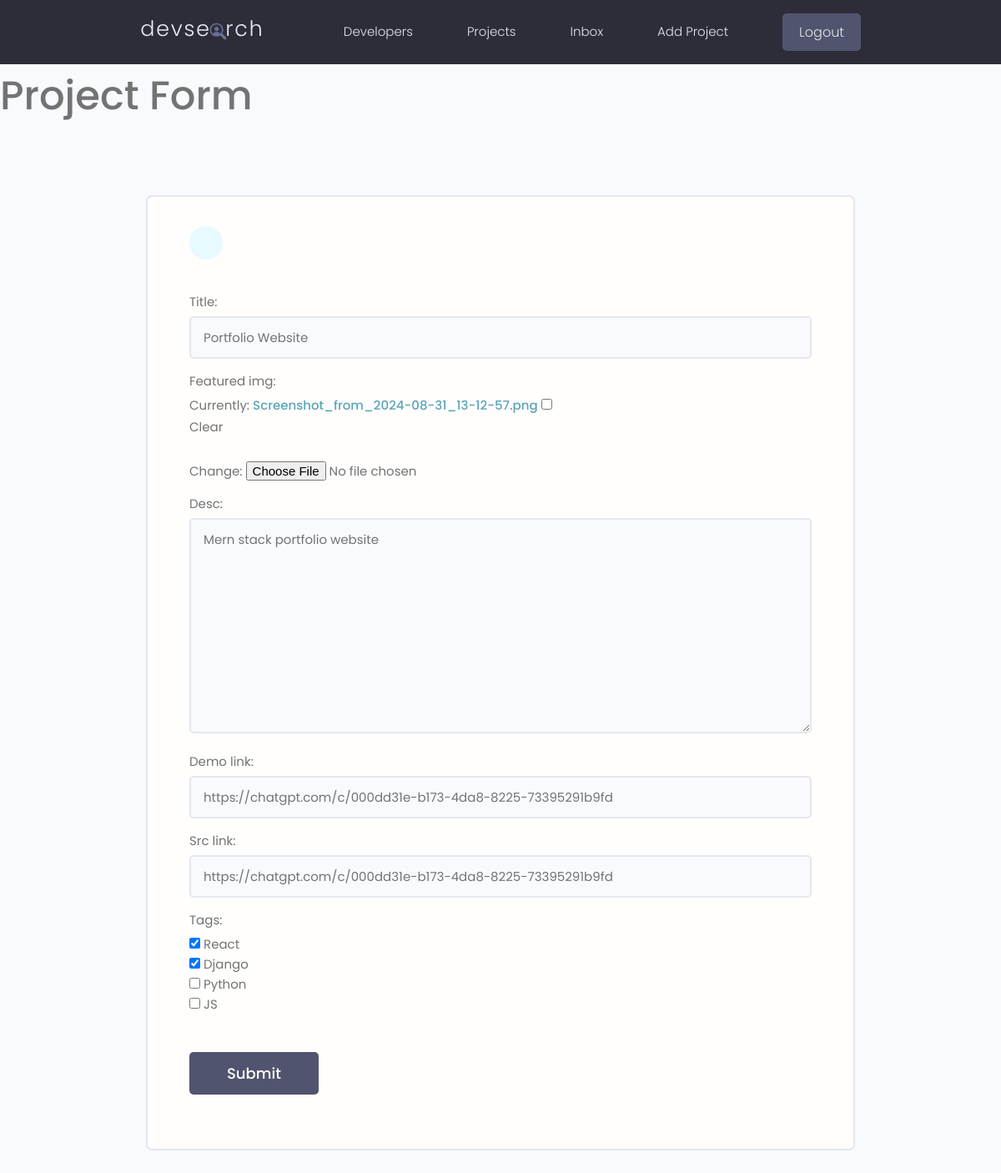
The app's page /projects/update-project/9a30c8e5-fd41-4adc-9e29-80fc35abdfaf/ (signed in) with its own data.
### projects/models.py (models this page shows, shortened)
class Project(models.Model):
    owner=models.ForeignKey(Profile,null=True,blank=True,on_delete=models.SET_NULL)
    title=models.CharField(max_length=200)
    desc=models.TextField(null=True,blank=True)
    featured_img=models.ImageField(null=True,blank=True,default='default.jpg')
    demo_link=models.CharField(max_length=2000,null=True,blank=True)
    src_link=models.CharField(max_length=2000,null=True,blank=True)
    tags=models.ManyToManyField('Tag',blank=True)
    vote_total=models.IntegerField(default=0,null=True,blank=True)
    vote_ratio=models.IntegerField(default=0,null=True,blank=True)
    created=models.DateTimeField(auto_now_add=True)
    id = models.UUIDField(default=uuid.uuid4,unique=True,primary_key=True,editable=False)

### projects/views.py (the view)
# urls.py: path('update-project/<str:pk>/',views.updateProject,name='update-project'),
@login_required(login_url='login')
def updateProject(request,pk):
    project=Project.objects.get(id=pk)
    form=ProjectForm(instance=project)
    if request.method=='POST':
        form=ProjectForm(request.POST,request.FILES,instance=project)
        if form.is_valid():
            form.save()
            return redirect('projects')
    context={'form':form}
    return render(request,"projects/project_form.html",context=context)

### projects/forms.py
class ProjectForm(ModelForm):
    class Meta:
        model=Project
        fields=['title','featured_img','desc','demo_link','src_link','tags']
        widgets={
            'tags':forms.CheckboxSelectMultiple(),
        }
    def __init__(self,*args,**kwargs):
        super(ProjectForm,self).__init__(*args,**kwargs)
        for name,field in self.fields.items():
            field.widget.attrs.update({'class':'input'})

### projects/models.py (called while the page is built)
    def __str__(self):
        return self.name

### projects/templates/projects/project_form.html (shortened to what this page needs)
{% extends 'main.html' %}
{% block content %}
<h1>Project Form</h1>
<main class="formPage my-xl">
    <div class="content-box">
        <div class="formWrapper">
            <a class="backButton" href="#"></a>
            <br>
            <form class="form" method="POST" enctype="multipart/form-data">
                {% for field in form %}
                <div class="form__field">
                    <label for="formInput#text">{{field.label}}: </label>
                    {{field}}
                </div>
                {% endfor %}
                <input class="btn btn--sub btn--lg  my-md" type="submit" value="Submit" />
            </form>
        </div>
    </div>
</main>
{% endblock %}

### static/styles/app.css (style rules this page uses)
:root { --color-sub: #2d2d39; }
.btn--sub { background-color: var(--color-sub-light); }
.content-box { width: 95%; max-width: 85rem; margin: 0 auto; }
.backButton { background: var(--color-main-light); color: var(--color-main); width: 4rem; height: 4rem; display: flex; align-items: center; justify-content: center; border-radius: 50%; }
.formPage .formWrapper { list-style: none; background: var(--color-white); padding: 3.5rem 5rem; border: 2px solid var(--color-light); border-radius: 0.7rem; }

### static/uikit/styles/modules/_variables.css (style rules this page uses)
:root { --color-main: #5aa5b9; --color-main-light: #e6faff; --color-sub: #3f4156; --color-sub-light: #51546e; --color-sub-lighter: #ededfd; --color-text: #737373; --color-gray: #8b8b8b; --color-light: #e5e7eb; --color-light-gray: #767676; --color-bg: #f8fafd; --color-white: #fffefd; --color-white-light: #f3f3f3; --color-success: #359e64; --color-success-bg: #def8e8; --color-error: #fc4b0b; --color-error-bg: #fff2ee; --font-base: 'Poppins', arial, helvetica, 'Segoe UI', roboto, ubuntu, sans-serif; --font-monospace: 'Fira Code', 'Courier New', courier, monospace; --font-regular: 300; --font-medium: 500; --font-bold: 700; --generic-shadow: 1px 1px 5px #00000010; --generic-transition: all 0.3s ease-in-out; }

### static/uikit/styles/modules/_base.css (style rules this page uses)
* { margin: 0; padding: 0; box-sizing: border-box; text-rendering: optimizeLegibility; color: inherit; font-size: inherit; }
html { font-size: 50%; }
@media only screen and (min-width: 480px) { html { font-size: 56.25%; } }
@media only screen and (min-width: 1200px) { html { font-size: 62.5%; } }
body { line-height: 1.6; font-weight: 400; font-size: 1.5rem; color: var(--color-text); background-color: var(--color-bg); min-height: 100vh; }

### static/uikit/styles/modules/_typography.css (style rules this page uses)
* { font-family: var(--font-base); }
h1 { font-size: 4.8rem; font-weight: var(--font-medium); }
a { padding-bottom: 2px; text-decoration: none; display: inline-block; color: var(--color-main); font-weight: var(--font-medium); }

### static/uikit/styles/modules/_utilities.css (style rules this page uses)
.my-md { margin: 3rem auto; }
.my-xl { margin: 8rem auto; }

### static/uikit/styles/modules/_button.css (style rules this page uses)
.btn { display: inline-block; position: relative; cursor: pointer; background-color: var(--color-light); font-weight: var(--font-medium); color: var(--color-sub); text-decoration: none; padding: 1rem 2rem; border-radius: 0.5rem; border: none; width: -webkit-fit-content; width: -moz-fit-content; width: fit-content; height: -webkit-fit-content; height: -moz-fit-content; height: fit-content; font-size: 1.6rem; outline-width: 0; outline-color: transparent; -webkit-backface-visibility: hidden; backface-visibility: hidden; transition: all 0.3s ease-in-out; }
.btn--sub { background-color: var(--color-sub); color: var(--color-white); }
.btn--lg { font-size: 1.8rem; padding: 1.2rem 4.5rem; }

### static/uikit/styles/modules/_form.css (style rules this page uses)
.form { display: block; }
.form__field { margin-top: 1.5rem; margin-bottom: 1.5rem; }
.form__label, .form__field > label { display: block; margin-bottom: 0.5rem; color: var(--color-text); }
input.input[type='text'], input.input[type='email'], input.input[type='password'], input.input[type='number'], textarea.input { min-width: 24rem; width: 100%; padding: 1.2rem 1.5rem; border-radius: 0.5rem; border: 2px solid var(--color-light); transition: all 0.3s ease-in-out; background-color: var(--color-bg); }

### records on screen
Project: form "Portfolio Website" "Mern stack portfolio website" "https://chatgpt.com/c/000dd31e-b173-4da8-8225-73395291b9fd" "https://chatgpt.com/c/000dd31e-b173-4da8-8225-73395291b9fd"

### other values on screen
{{ field.label }} "Title" "Featured img" "Desc" "Demo link" "Src link" "Tags"
